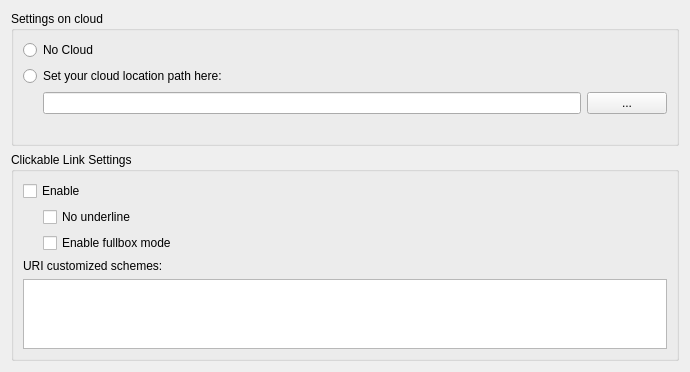
<?xml version="1.0" encoding="UTF-8"?>
<ui version="4.0">
 <class>PreferenceSubCloudLinkDlg</class>
 <widget class="QWidget" name="PreferenceSubCloudLinkDlg">
  <property name="geometry"><rect><x>0</x><y>0</y><width>690</width><height>333</height></rect></property>
  <layout class="QVBoxLayout" name="layout1">
   <item>
    <widget class="QGroupBox" name="settingsoncloudGbStatic">
     <property name="nppId" stdset="0"><number>6262</number></property>
     <property name="title"><string>Settings on cloud</string></property>
     <layout class="QVBoxLayout" name="layout2">
      <item>
       <widget class="QRadioButton" name="nocloudRadio">
        <property name="nppId" stdset="0"><number>6263</number></property>
        <property name="text"><string>No Cloud</string></property>
        <attribute name="buttonGroup"><string notr="true">radioGroup1</string></attribute>
       </widget>
      </item>
      <item>
       <widget class="QRadioButton" name="withcloudRadio">
        <property name="nppId" stdset="0"><number>6267</number></property>
        <property name="text"><string>Set your cloud location path here:</string></property>
        <attribute name="buttonGroup"><string notr="true">radioGroup1</string></attribute>
       </widget>
      </item>
      <item>
       <layout class="QHBoxLayout" name="layout3">
        <item>
         <spacer name="spacer4">
          <property name="orientation"><enum>Qt::Horizontal</enum></property>
          <property name="sizeType"><enum>QSizePolicy::Fixed</enum></property>
          <property name="sizeHint" stdset="0"><size><width>20</width><height>0</height></size></property>
         </spacer>
        </item>
        <item>
         <widget class="QLineEdit" name="cloudpathEdit">
          <property name="nppId" stdset="0"><number>6268</number></property>
         </widget>
        </item>
        <item>
         <widget class="QPushButton" name="cloudpathBrowseButton">
          <property name="nppId" stdset="0"><number>6269</number></property>
          <property name="text"><string>...</string></property>
          <property name="autoDefault"><bool>false</bool></property>
         </widget>
        </item>
       </layout>
      </item>
      <item>
       <widget class="QLabel" name="settingsoncloudWarningStatic">
        <property name="nppId" stdset="0"><number>6261</number></property>
        <property name="text"><string/></property>
        <property name="wordWrap"><bool>true</bool></property>
       </widget>
      </item>
     </layout>
    </widget>
   </item>
   <item>
    <widget class="QGroupBox" name="clickablelinkStatic">
     <property name="nppId" stdset="0"><number>6318</number></property>
     <property name="title"><string>Clickable Link Settings</string></property>
     <layout class="QVBoxLayout" name="layout5">
      <item>
       <widget class="QCheckBox" name="checkClickablelinkEnable">
        <property name="nppId" stdset="0"><number>6319</number></property>
        <property name="text"><string>Enable</string></property>
       </widget>
      </item>
      <item>
       <layout class="QHBoxLayout" name="layout6">
        <item>
         <spacer name="spacer7">
          <property name="orientation"><enum>Qt::Horizontal</enum></property>
          <property name="sizeType"><enum>QSizePolicy::Fixed</enum></property>
          <property name="sizeHint" stdset="0"><size><width>20</width><height>0</height></size></property>
         </spacer>
        </item>
        <item>
         <widget class="QCheckBox" name="checkClickablelinkNounderline">
          <property name="nppId" stdset="0"><number>6320</number></property>
          <property name="text"><string>No underline</string></property>
         </widget>
        </item>
       </layout>
      </item>
      <item>
       <layout class="QHBoxLayout" name="layout8">
        <item>
         <spacer name="spacer9">
          <property name="orientation"><enum>Qt::Horizontal</enum></property>
          <property name="sizeType"><enum>QSizePolicy::Fixed</enum></property>
          <property name="sizeHint" stdset="0"><size><width>20</width><height>0</height></size></property>
         </spacer>
        </item>
        <item>
         <widget class="QCheckBox" name="checkClickablelinkFullboxmode">
          <property name="nppId" stdset="0"><number>6350</number></property>
          <property name="text"><string>Enable fullbox mode</string></property>
         </widget>
        </item>
       </layout>
      </item>
      <item>
       <widget class="QLabel" name="urischemesStatic">
        <property name="nppId" stdset="0"><number>6264</number></property>
        <property name="text"><string>URI customized schemes:</string></property>
       </widget>
      </item>
      <item>
       <widget class="QPlainTextEdit" name="urischemesEdit">
        <property name="nppId" stdset="0"><number>6265</number></property>
        <property name="tabChangesFocus"><bool>true</bool></property>
       </widget>
      </item>
     </layout>
    </widget>
   </item>
  </layout>
 </widget>
 <resources/>
 <connections/>
 <buttongroups>
  <buttongroup name="radioGroup1"/>
 </buttongroups>
</ui>
